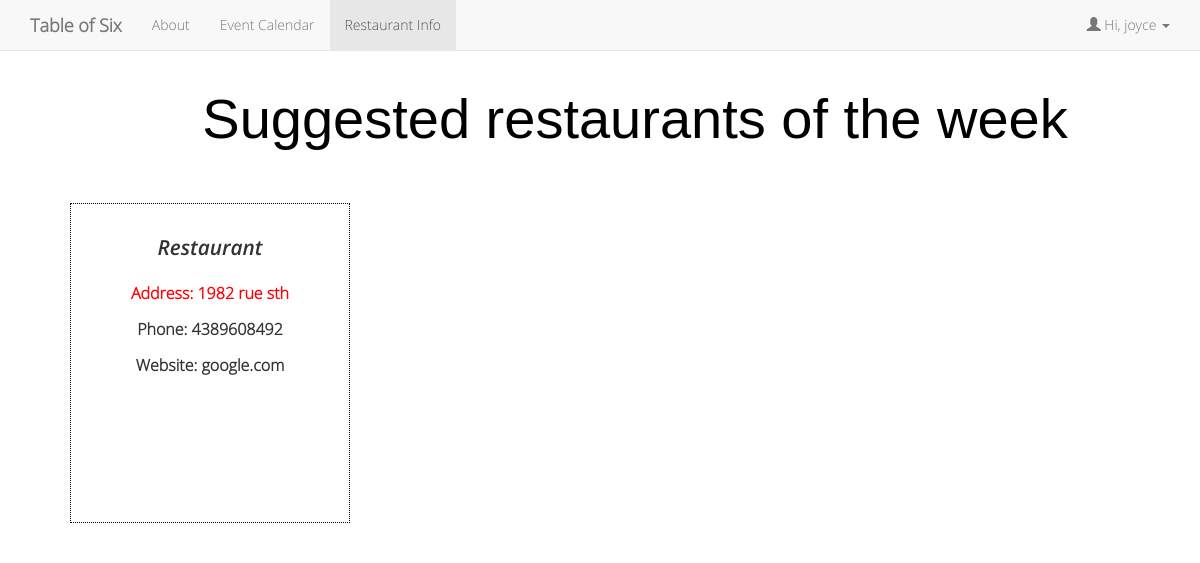
The app's page /Resto.php (signed in) with its own data.
### tables this page shows
CREATE TABLE `users` (
  `userId` int(11) NOT NULL,
  `userName` varchar(30) NOT NULL,
  `userEmail` varchar(60) NOT NULL,
  `userPass` varchar(255) NOT NULL
);

CREATE TABLE `restaurants` (
  `ID` int(11) NOT NULL,
  `name` varchar(45) NOT NULL,
  `address` varchar(45) NOT NULL,
  `number` varchar(10) DEFAULT NULL,
  `price` varchar(30) NOT NULL,
  `phone` varchar(30) NOT NULL,
  `website` varchar(100) NOT NULL
);

### Resto.php (the view, shortened to what this page needs)
<?php
    if( !isset($_SESSION['user']) ) {
        header("Location: index.php");
        exit;
    } else {
        $cuser = $_SESSION['user'];
    }
?>
<!DOCTYPE html>
<html>
<head>
<link rel="stylesheet" href="assets/css/bootstrap.min.css" type="text/css"  />
<link rel="stylesheet" href="style2.css" type="text/css" />
</head>
<body>
    <nav class="navbar navbar-default navbar-fixed-top">
      <div class="container">
        <div class="navbar-header">
          <a class="navbar-brand"><b>Table of Six</b></a>
        </div>
        <div id="navbar" class="navbar-collapse collapse">
          <ul class="nav navbar-nav">
            <li ><a href="home.php">About</a></li>
            <li><a href="calendar.php">Event Calendar</a></li>
            <li class="active"><a href="Resto.php">Restaurant Info</a></li>
          </ul>
          <ul class="nav navbar-nav navbar-right">
            <li class="dropdown">
              <a href="#" class="dropdown-toggle" data-toggle="dropdown" role="button" aria-haspopup="true" aria-expanded="false">
              <span class="glyphicon glyphicon-user"></span>&nbsp;Hi, <?php
                $getName = mysql_query("SELECT * FROM users WHERE userID=$cuser");
                while ($row = mysql_fetch_array($getName)) {
                    echo $row['userName'];
                } ?>&nbsp;<span class="caret"></span></a>
            </li>
          </ul>
        </div>
      </div>
    </nav>
<div id="plans" class="clearfix">
  <div class="title"> Suggested restaurants of the week </div>
        </div>
<div id="plans" class="clearfix">
        <?php
$res=mysql_query("SELECT * FROM restaurants");
$hasResto = mysql_num_rows($res);
if ($hasResto > 0) {
    while($row = $userRow=mysql_fetch_array($res)) {
      if ($row['ID'] <= 8 && $row['ID'] >= 5) {
        echo '<div class="plan"> <div class="name restoname">'. $row["name"] . '</div>';
        echo '<div class="price"> Address: '. $row["address"] . '</div>';
        echo '<div class="name"> Phone: '. $row["number"] . '</div>';
        echo '<div class="name"> Website: '. $row["website"] . '</div>';
        echo '</div>';
      }
  }
} else {
    echo "0 results";
}
?>
</div>
<div id="map" style="width:100%;height:400px;"></div>
</body>
</html>

### style2.css (style rules this page uses)
* { font-family: 'Open Sans Light', sans-serif; }
.restoname { font-family: 'Open Sans SemiBoldItalic', sans-serif; font-size: 1.3em; }
.clearfix,.w-bar .clearfix,.e-bar .clearfix { width:100% !important; display:table; margin-left:auto; margin-right:auto; *text-align:center; padding-left: 70px; }
#plans .title { font-size: 4em; margin-top: 55px; color: black; text-align: center; font-family: 'Bebas Neue Bold', sans-serif; }
#plans { margin:24px auto 0; }
#plans .plan { font-size:16px;float:left; height:320px;width:280px; line-height:36px; border-right:1px dotted #000000; border-top:1px dotted #000000; border-bottom:1px dotted #000000; border-left:1px dotted #000000; padding:25px; margin-top:20px; margin-bottom:12px; text-align:center; }
#plans .name { font-weight:bold; padding-top: 0px; }
#plans .price { color:#FF0000; font-weight:bold; padding-top: 10px; }

### records on screen
users: userName "joyce"
restaurants: name "Restaurant", address "1982 rue sth", number "4389608492", website "google.com"
